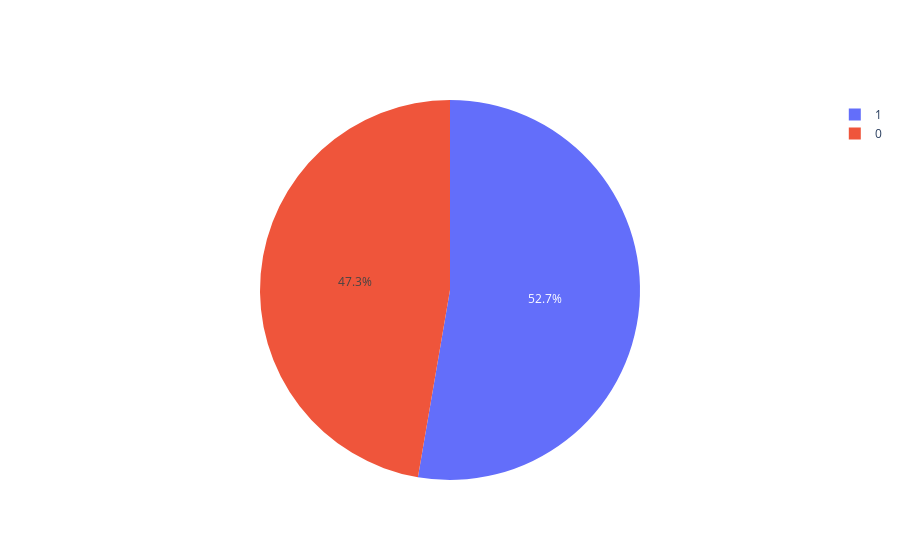

The code cell stored with this chart in its notebook:
### Markdown cell above
Contabilizamos y graficamos la distribución de Bernoulli segun los rangos

### Code cell
# Usamos plotly para hacer un diagrama de barras interactivo con la distribución de los datos

# Contamos los valores CERO y UNO
datos = {}

for valor in distribucion_rangos:
    if valor in datos:
        datos[valor] += 1
    else:
        datos[valor] = 1
print(datos.keys())
print(datos.values())
print(datos)

fig = go.Figure(data=[go.Pie(labels=list(datos.keys()), values=list(datos.values()))])
fig.show()

### Figure 1 — Plotly figure (JSON) as saved in the notebook; plotly's stock layout.template omitted (floating-point values rounded to 4 significant figures)
{"data": [{"labels": [0, 1], "type": "pie", "values": [473, 527]}], "layout": {}}
